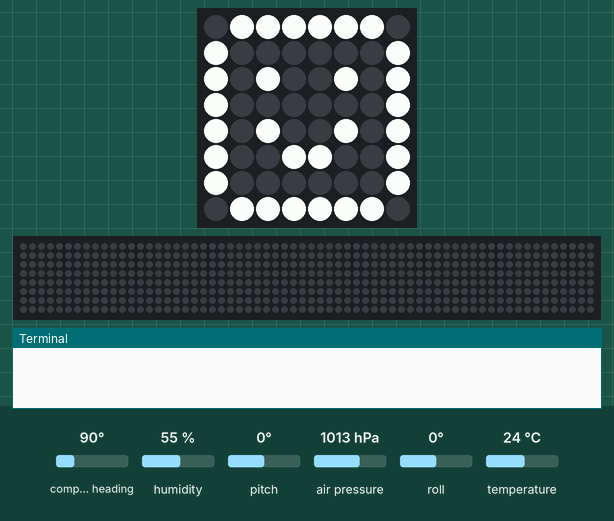
This program was run on a simulated Raspberry Pi (BCM pin numbers) with a Sense HAT. Shown: the Sense HAT's 8×8 RGB LED matrix, a strip that is not on the board, showing the scrolling text unrolled, the last lines printed to the terminal. The test bench sets the inputs (shaded band); at power-on: humidity 55 %, compass heading 90°, pitch 0°, air pressure 1013 hPa, roll 0°, temperature 24 °C. The 64×8 strip is a reading aid, not a part: it shows the text the matrix is scrolling, unrolled, one strip-width of it at a time; the Sense HAT reports a negative pitch or roll as 360° plus the angle.

Above: at 2.1 s.
At 5.0 s:
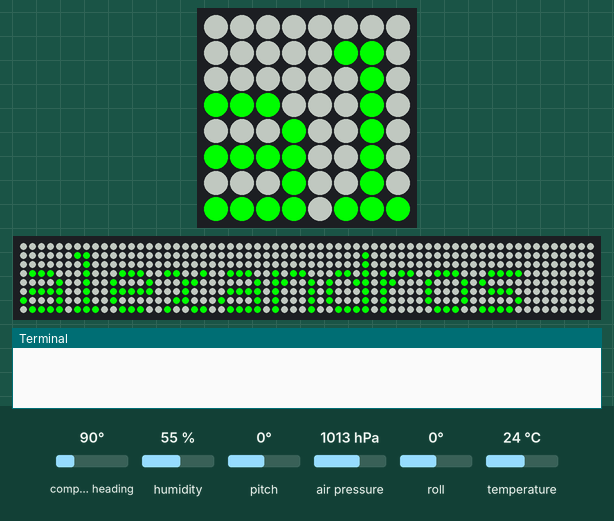
5.1 s: humidity set to 22 %
At 17.5 s:
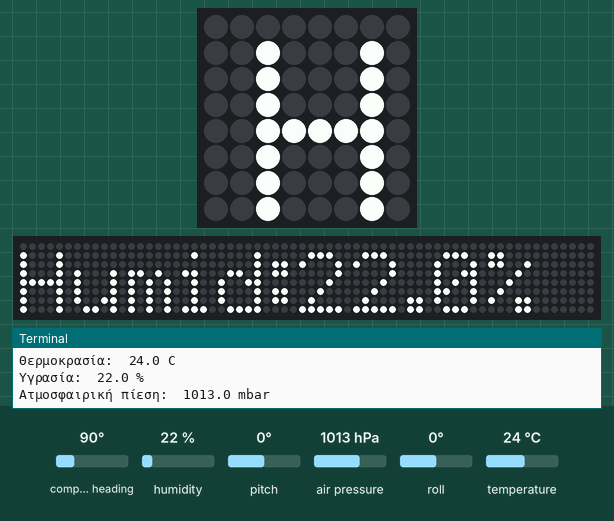
20.9 s: humidity set to 40 %
At 30.1 s:
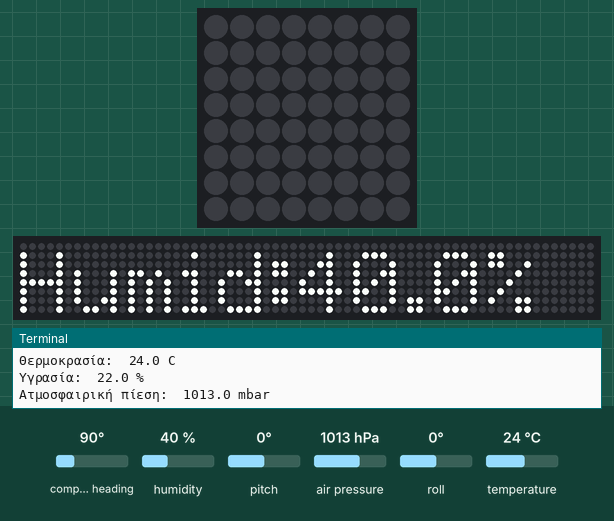

The program:

SenseHat1.py
```python
# Εισάγουμε τη βιβλιοθήκη sense_hat για να επικοινωνήσουμε με τα εξαρτήματά του sense HAT.
from sense_emu import SenseHat

# Εισάγουμε την sleep από την βιβλιοθήκη time, για να δώσουμε χρόνο στα απεικονιζόμενα μηνύματα
from time import sleep

# Δίνουμε το όνομα s στην συσκευή μας.
s=SenseHat()

# Με την show_letter απεικονίζουμε ένα χαρακτήρα στην συστοιχία LED.
s.show_letter("a")
sleep(2) # περιμένουμε 2 δευτερόλεπτα για να προλάβουμε να δούμε τον χαρακτήρα m
# Εκχωρούμε το λευκό χρώμα στην μεταβλητή w (white), και
# κανένα χρώμα (μαύρο) στην μεταβλητή b (black):
w = (255,255,255)
b = (0,0,0)
# Σχεδιάζουμε την εικόνα μας, ως μια λίστα 64 στοιχείων (8x8)
smiley = [
b, w, w, w, w, w, w, b,
w, b, b, b, b, b, b, w,
w, b, w, b, b, w, b, w,
w, b, b, b, b, b, b, w,
w, b, w, b, b, w, b, w,
w, b, b, w, w, b, b, w,
w, b, b, b, b, b, b, w,
b, w, w, w, w, w, w, b
]
# εμφανίζουμε την εικόνα μας στην οθόνη:
s.set_pixels(smiley)
sleep(2) # περιμένουμε 2 δευτερόλεπτα για να προλάβουμε να δούμε την εικόνα μας.
# Τέλος εμφανίζουμε το μήνυμα alexandros με πράσινα γράμματα και γκρίζο φόντο:
s.show_message("alexandros",scroll_speed=0.1,text_colour=(0,255,0),back_colour=(100,100,100))

# Το πρόγραμμα τερματίζεται.


# Με την clear() σβήνουμε τυχόν παλιές τιμές
# που έχει δεχθεί η LED συστοιχία
s.clear()

# Αποθηκεύουμε τις τιμές των αισθητήρων θερμοκρασίας,
# υγρασίας και ατμοσφαιρικής πίεσης στις μεταβλητές
# temp, humid και pressure αντίστοιχα.
temp = s.temperature
humid = s.humidity
pressure = s.pressure

# στρογγυλοποιούμε τις παραπάνω τιμές στο πρώτο δεκαδικό:
temp = round(temp,1)
humid = round(humid ,0)
pressure= round(pressure,1)

# Εκτυπώνουμε τις τιμές στην κονσόλα
# προσθέτοντας στο τέλος και τις μονάδες:
print("Θερμοκρασία: ", temp, "C")
print("Υγρασία: ", humid,"%")
print("Ατμοσφαιρική πίεση: ", pressure, "mbar")

# Εμφανίζουμε τις τιμές στη συστοιχία LED:
s.show_message("Temp:"+str(temp)+"C")
s.show_message("Humid:"+str(humid)+"%")
s.show_message("Humid:"+str(s.humidity)+"%")
s.show_message("Pressure:"+str(pressure)+"mbar")


# O Βρόχος while True θα εκτελείται μέχρι να διακόψουμε το πρόγραμμά μας.
while True:
    # Το sense-Hat επιστρέφει ένα λεξικό, που είναι μια
    # δομή δεδομένων στην python και  περιλαμβάνει τους τίτλους
    # των τριών αξόνων μαζί με τις τιμές τους
    orient=s.orientation
    print(orient)
    # προσθέτουμε μια μικρή παύση 0.1 του δευτερολέπτου στην επανάληψη του βρόχου
    sleep(0.1)
```

Measured:
- what the display in image 0 shows lasts 2.0 s, from 2.0 s to 4.0 s
